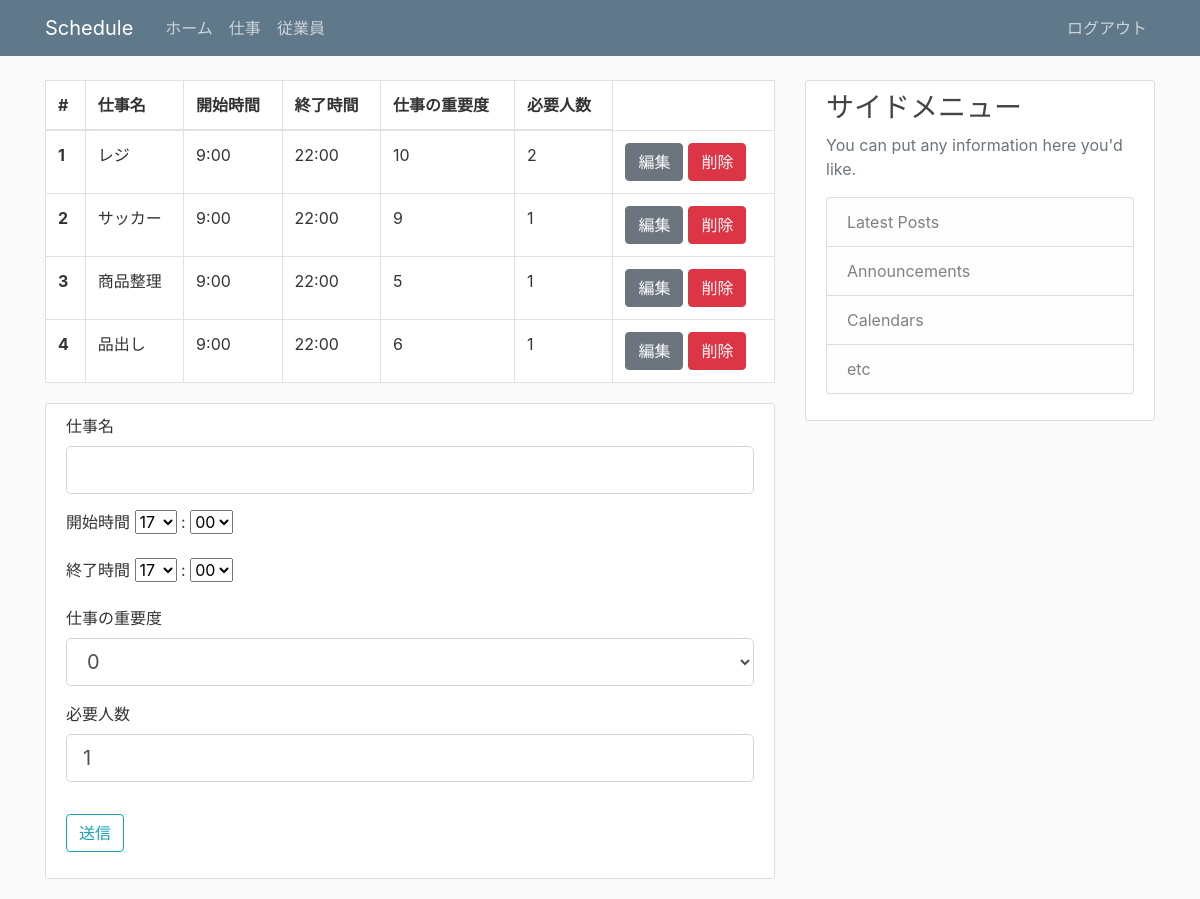
The app's page /job (signed in), older data.
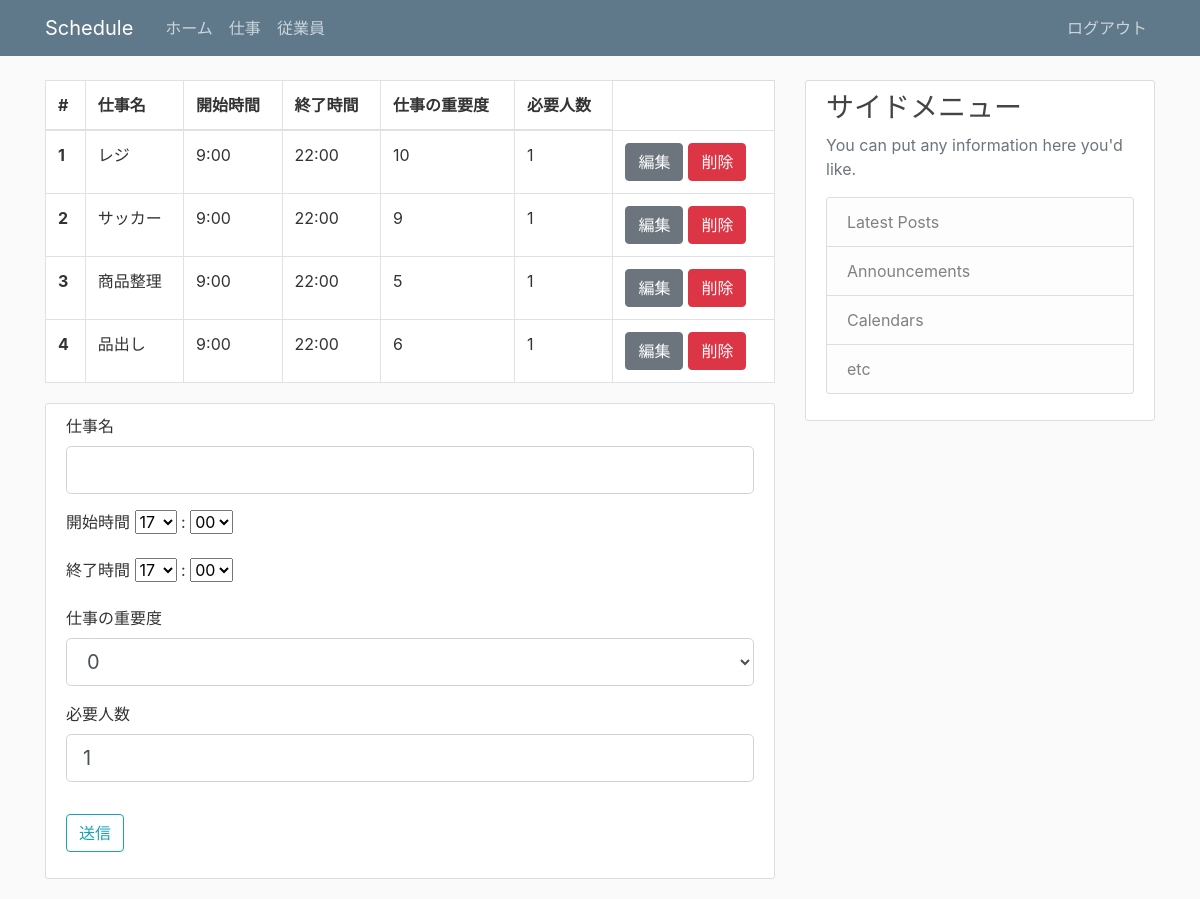
The same page, newer data.
### flask_schedule/models.py (models this page shows, shortened)
class Job(db.Model):
  id = db.Column(db.Integer, primary_key=True)
  jobname = db.Column(db.String(20), unique=True, nullable=False)
  starttime = db.Column(db.String(10))
  endtime = db.Column(db.String(10))
  priority = db.Column(db.String(3))
  required_number = db.Column(db.Integer)

### flask_schedule/views/job.py (the view, shortened to what this page needs)
@app.route('/job', methods=['GET', 'POST'])
def job():
  if not session.get('logged_in'):
    return redirect(url_for('login'))
  jobs = Job.query.all()
  form = JobForm()
  hour = hourlist
  minutes = minuteslist
  form.starttime_hour.choices = hourlist
  form.starttime_minutes.choices = minuteslist
  form.endtime_hour.choices = hourlist
  form.endtime_minutes.choices = minuteslist
  form.priority.choices = priorty_list
  if request.method == "GET":
    return render_template('job/job.html',form=form,jobs=jobs)

### flask_schedule/forms.py
class JobForm(FlaskForm):
  jobname = StringField('仕事名',validators=[DataRequired(), Length(min=1, max=20)])
  starttime_hour = SelectField('開始時間',validators=[DataRequired()])
  starttime_minutes = SelectField(':',validators=[DataRequired()])
  endtime_hour = SelectField('終了時間',validators=[DataRequired()])
  endtime_minutes = SelectField(':',validators=[DataRequired()])
  required_number = IntegerField('必要人数', validators=[DataRequired()],default=1)
  priority = SelectField('仕事の重要度',validators=[DataRequired()])
  submit = SubmitField('送信')

### flask_schedule/templates/job/job.html (shortened to what this page needs)
{% extends "layout.html" %}
{% block content %}
  <table class="table table-bordered content-section">
    <thead>
      <tr>
        <th scope="col">#</th>
        <th scope="col">仕事名</th>
        <th scope="col">開始時間</th>
        <th scope="col">終了時間</th>
        <th scope="col">仕事の重要度</th>
        <th scope="col">必要人数</th>
      </tr>
    </thead>
    <tbody>
      {% for job in jobs %}
      <tr>
        <th scope="row">{{ job.id }}</th>
        <td>{{ job.jobname }}</td>
        <td>{{ job.starttime }}</td>
        <td>{{ job.endtime }}</td>
        <td>{{ job.priority }}</td>
        <td>{{ job.required_number }}</td>
        <td>
          <div class="btn-group">
            <form action="{{ url_for('edit_job',id = job.id)}}" method="GET">
              <button type="submit" class="btn btn-secondary">編集</button>
            </form>
            <form action="{{ url_for('delete_job',id = job.id)}}" method="GET">
              <button type="submit" class="btn btn-danger" style="margin-left: 5px;" style="margin-right: 5px;">削除</button>
            </form>
          </div>
        </td>
      </tr>
      {% endfor %}
    </tbody>
  </table>
  <div class="content-section">
    <form method="POST" action="">
      <div class="form-group">
        <fieldset class="form-group">
          <div class="form-group">
            {{ form.jobname.label(class="form-control-label")}}
            {{ form.jobname(class="form-control form-control-lg") }}
          </div>
          <div class="form-group">
            {{ form.starttime_hour.label()}}
            {{ form.starttime_hour() }}
            {{ form.starttime_minutes.label()}}
            {{ form.starttime_minutes() }}
          </div>
          <div class="form-group">
            {{ form.endtime_hour.label()}}
            {{ form.endtime_hour() }}
            {{ form.endtime_minutes.label()}}
            {{ form.endtime_minutes() }}
          </div>
          <div class="form-group">
            {{ form.priority.label(class="form-control-label")}}
            {{ form.priority(class="form-control form-control-lg") }}
          </div>
          <div class="form-group">
            {{ form.required_number.label(class="form-control-label")}}
            {{ form.required_number(class="form-control form-control-lg") }}
          </div>
        </fieldset>
      </div>
      <div class="form-group">
        {{ form.submit(class="btn btn-outline-info") }}
      </div>
    </form>
  </div>
{% endblock %}

Row changes from the older to the newer data that the page shows:
changed Job "レジ": required_number "2" → "1"
